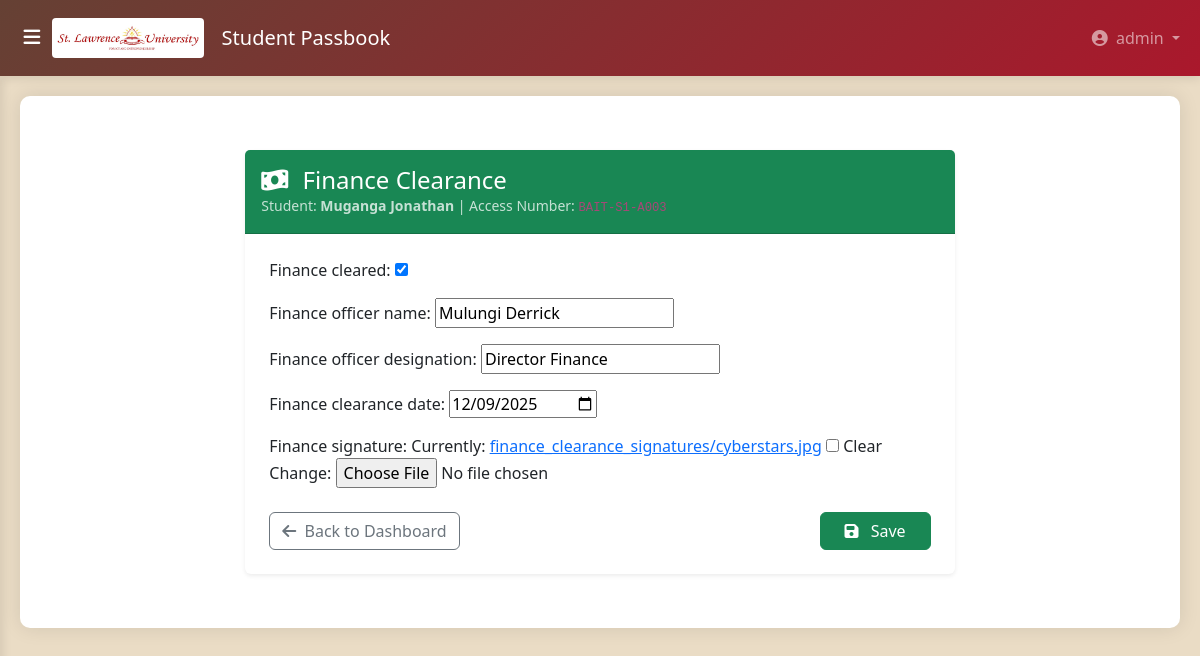
The page /passbook/semester-clearance/finance/BAIT-S1-A003/ (signed in) on the database its author committed.
### accounts/models.py (models this page shows, shortened)
class User(AbstractUser):
    USER_TYPE_CHOICES = (
        ('sysadmin', 'System Administrator'),
        ('student', 'Student'),
        ('dean_of_students', 'Dean of Students'),
        ('finance_director', 'Finance Director'),
        ('academic_registrar', 'Academic Registrar'),
        ('head_of_department', 'Head of Department'),
        ('faculty_dean', 'Faculty Dean'),
        ('medical_officer', 'Medical Officer'),
        ('nche_officer', 'NCHE Officer'),
        ('lecturer', 'Lecturer'),  # Keep if needed
    )
    user_type = models.CharField(max_length=20, choices=USER_TYPE_CHOICES)
    phone_number = models.CharField(max_length=15, unique=True, blank=True, null=True)
    @property
    def is_sysadmin(self):
        return self.user_type == 'sysadmin'
    @property
    def is_student(self):
        return self.user_type == 'student'
    @property
    def is_dean_of_students(self):
        return self.user_type == 'dean_of_students'
    @property
    def is_finance_director(self):
        return self.user_type == 'finance_director'
    @property
    def is_academic_registrar(self):
        return self.user_type == 'academic_registrar'
    @property
    def is_head_of_department(self):
        return self.user_type == 'head_of_department'
    @property
    def is_medical_officer(self):
        return self.user_type == 'medical_officer'
    @property
    def is_nche_officer(self):
        return self.user_type == 'nche_officer'
    groups = models.ManyToManyField(
        'auth.Group',
        related_name="accounts_user_groups",
        blank=True,
    )
    user_permissions = models.ManyToManyField(
        'auth.Permission',
        related_name="accounts_user_permissions",
        blank=True,
    )

### pass_book/models.py (models this page shows, shortened)
class Student(models.Model):
    SESSION_CHOICES = [
        ('D', 'Day'),
        ('E', 'Evening'),
        ('W', 'Weekend'),
    ]
    id = models.UUIDField(primary_key=True, default=uuid.uuid4, editable=False)
    student_photo = models.ImageField(
        upload_to='student_photos/',
        blank=True,
        null=True,
        help_text="Upload a clear face photo of the student"
    )
    parent_guardian_photo = models.ImageField(
        upload_to='parent_photos/',
        blank=True,
        null=True,
        help_text="Upload a clear face photo of the parent or guardian"
    )
    name = models.CharField(max_length=200)
    program = models.ForeignKey(
        'Program',
        on_delete=models.PROTECT,
        related_name='students'
    )
    nationality = models.CharField(max_length=100)
    student_contact = models.CharField(max_length=20)
    parent_guardian_name = models.CharField(max_length=200, blank=True, null=True)
    parent_guardian_contact = models.CharField(max_length=20, blank=True, null=True)
    parent_guardian_signature = models.ImageField(upload_to='parent_signatures/', blank=True, null=True)
    signature = models.ImageField(upload_to='signatures/', blank=True, null=True)
    serial_number = models.CharField(max_length=50, blank=True, null=True)
    admission_year = models.PositiveIntegerField(help_text="Year of admission (e.g., 2024)")
    session = models.CharField(max_length=1, choices=SESSION_CHOICES, help_text="Study session")
    expected_graduation_year = models.IntegerField(blank=True, null=True)
    manual_received = models.BooleanField(default=False)
    manual_received_date = models.DateField(blank=True, null=True)
    registration_number = models.CharField(
        max_length=50,
        unique=True,
        help_text="Manual registration number (e.g., 909/24D/U/A001)"
    )
    program_code = models.CharField(max_length=10, blank=True, help_text="Copied from Program.code")
    student_number = models.CharField(max_length=10, blank=True, help_text="Sequential code like AA01")
    static_access_number = models.CharField(
        max_length=15,
        unique=True,
        blank=True,
        help_text="Format: COURSE-XXXX (e.g., BAGC-AA01)"
    )
    created_at = models.DateTimeField(auto_now_add=True)
    updated_at = models.DateTimeField(auto_now=True)
    user = models.OneToOneField(
        settings.AUTH_USER_MODEL,
        on_delete=models.CASCADE,
        related_name='student_profile',
        null=True,
        blank=True,
        help_text="Linked user account for this student"
    )
    class Meta:
        ordering = ['student_number']

class SemesterClearance(models.Model):
    access_number = models.OneToOneField(
        AccessNumber,
        on_delete=models.CASCADE,
        related_name='clearance'
    )
    finance_cleared = models.BooleanField(default=False)
    finance_officer_name = models.CharField(max_length=200, blank=True, null=True)
    finance_officer_designation = models.CharField(max_length=200, blank=True, null=True)
    finance_clearance_date = models.DateField(blank=True, null=True)
    finance_signature = models.ImageField(upload_to='finance_clearance_signatures/', blank=True, null=True)
    academic_cleared = models.BooleanField(default=False)
    academic_officer_name = models.CharField(max_length=200, blank=True, null=True)
    academic_officer_designation = models.CharField(max_length=200, blank=True, null=True)
    academic_clearance_date = models.DateField(blank=True, null=True)
    academic_signature = models.ImageField(upload_to='academic_clearance_signatures/', blank=True, null=True)
    created_at = models.DateTimeField(auto_now_add=True)

### pass_book/views.py (the view)
# urls.py: path('semester-clearance/finance/<str:access_number>/', views.finance_clearance_view, name='finance_clearance'),
@login_required
def finance_clearance_view(request, access_number):
    if not (request.user.is_finance_director or request.user.is_sysadmin):
        raise PermissionDenied("Only the Finance Director or System Administrator can perform financial clearance.")
    access_num = get_object_or_404(AccessNumber, access_number=access_number)
    try:
        clearance = access_num.clearance
    except SemesterClearance.DoesNotExist:
        clearance = SemesterClearance(access_number=access_num)
    if request.method == 'POST':
        form = FinanceClearanceForm(request.POST, request.FILES, instance=clearance)
        if form.is_valid():
            clearance = form.save(commit=False)
            if not hasattr(clearance, 'access_number'):
                clearance.access_number = access_num
            clearance.save()
            messages.success(request, 'Finance clearance updated successfully!')
            return redirect('pass_book:finance_clearance', access_number=access_number)
    else:
        form = FinanceClearanceForm(instance=clearance)
    context = {
        'form': form,
        'access_number': access_num,
        'student_name': access_num.student.name,
        'next_step_url': 'academic_clearance',  # Kept for template if needed
    }
    return render(request, 'student_registration/sem_clearance_finance.html', context)

### pass_book/forms.py
class FinanceClearanceForm(forms.ModelForm):
    class Meta:
        model = SemesterClearance
        fields = [
            'finance_cleared',
            'finance_officer_name',
            'finance_officer_designation',
            'finance_clearance_date',
            'finance_signature'
        ]
        widgets = {
            'finance_clearance_date': forms.DateInput(attrs={'type': 'date'}),
        }

### pass_book/models.py (called while the page is built)
    def __str__(self):
        return f"{self.access_number} - {self.student.name}"

### templates/student_registration/sem_clearance_finance.html (shortened to what this page needs)
{% extends 'student_registration/base.html' %}
{% block content %}
<div class="container-fluid py-4">
    <div class="row justify-content-center">
        <div class="col-lg-8">
            <div class="card shadow-sm border-0">
                <div class="card-header bg-success text-white py-3">
                    <h4 class="mb-0">
                        <i class="fas fa-money-bill-wave me-2"></i> Finance Clearance
                    </h4>
                    <p class="mb-0 opacity-75 small">
                        Student: <strong>{{ student_name }}</strong> | Access Number: <code>{{ access_number.access_number }}</code>
                    </p>
                </div>
                <div class="card-body p-4">
                    <form method="post" enctype="multipart/form-data" novalidate>
                        {% for field in form %}
                            <div class="mb-3">
                                {{ field.label_tag }}
                                {{ field }}
                            </div>
                        {% endfor %}
                        <div class="d-grid gap-2 d-md-flex justify-content-md-between mt-4">
                            <a href="{% url 'pass_book:clearance_list' %}" class="btn btn-outline-secondary">
                                <i class="fas fa-arrow-left me-1"></i> Back to Dashboard
                            </a>
                            <button type="submit" class="btn btn-success px-4">
                                <i class="fas fa-save me-2"></i> Save
                            </button>
                        </div>
                    </form>
                </div>
            </div>
        </div>
    </div>
</div>
{% endblock %}

### templates/student_registration/base.html (shortened to what this page needs)
<!DOCTYPE html>
<html lang="en">
<head>
    <link href="https://cdnjs.cloudflare.com/ajax/libs/bootstrap/5.3.0/css/bootstrap.min.css" rel="stylesheet">
    <link href="https://cdnjs.cloudflare.com/ajax/libs/font-awesome/6.5.0/css/all.min.css" rel="stylesheet">
    <link href="https://cdn.jsdelivr.net/npm/bootstrap-icons@1.11.1/font/bootstrap-icons.css" rel="stylesheet">
</head>
<body>
    <nav class="navbar navbar-expand-lg navbar-dark navbar-custom">
        <div class="container-fluid">
            <button id="sidebarToggle" class="d-flex align-items-center justify-content-center">
                <i class="fas fa-bars"></i>
            </button>
           <a class="navbar-brand mx-auto mx-lg-0" href="{% url 'pass_book:dashboard' %}">
                <div class="logo-container">
                    <img alt="SLAU Logo" class="logo">
                    <span class="ms-2">Student Passbook</span>
                </div>
            </a>
            <div class="collapse navbar-collapse" id="navbarNav">
                <ul class="navbar-nav ms-auto">
                    <li class="nav-item dropdown">
                        <a class="nav-link dropdown-toggle" href="#" id="navbarDropdown" role="button" data-bs-toggle="dropdown">
                            <i class="fas fa-user-circle me-1"></i>
                            {{ user.username|default:"User" }}
                        </a>
                    </li>
                </ul>
            </div>
        </div>
    </nav>
    <div class="container-fluid" id="main-content">
        <div class="content-wrapper">
            {% block content %}{% endblock %}
        </div>
    </div>
</body>
</html>

### templates/student_registration/base.html (style rules this page uses)
:root { --primary-color: #654134; --secondary-color: #aa182c; --success-color: #27ae60; --warning-color: #d5ba8c; --danger-color: #be2032; --light-bg: #eadcc5; --white: #ffffff; --sidebar-width: 250px; --navbar-height: 76px; }
body { background-color: var(--light-bg); font-family: 'Segoe UI', Tahoma, Geneva, Verdana, sans-serif; padding-top: var(--navbar-height); overflow-x: hidden; }
.navbar-custom { background: linear-gradient(135deg, var(--primary-color), var(--secondary-color)); box-shadow: 0 2px 10px rgba(0,0,0,0.1); position: fixed; top: 0; left: 0; right: 0; width: 100%; z-index: 1030; height: var(--navbar-height); }
.navbar-brand { display: flex; align-items: center; }
.logo-container { display: flex; align-items: center; }
.logo { height: 40px; width: auto; margin-right: 10px; border-radius: 4px; }
#main-content { margin-left: 0; transition: margin-left 0.3s ease; width: 100%; min-height: calc(100vh - var(--navbar-height)); padding: 0; overflow-x: hidden; }
.content-wrapper { background-color: var(--white); border-radius: 10px; box-shadow: 0 0 20px rgba(0,0,0,0.1); padding: 30px; margin: 20px; max-width: 100%; box-sizing: border-box; }
#sidebarToggle { color: var(--white); border: none; font-size: 1.2rem; background: transparent; cursor: pointer; transition: all 0.3s ease; width: 40px; height: 40px; border-radius: 50%; display: flex; align-items: center; justify-content: center; }
@media (min-width: 1200px) { .content-wrapper { max-width: calc(100vw - 40px); } }
* { box-sizing: border-box; }
html, body { max-width: 100%; overflow-x: hidden; }

### rows shown on the page
User: username "admin"
Student: name "Muganga Jonathan"
SemesterClearance: form "☑" "Mulungi Derrick" "Director Finance" "12/09/2025"

### other values the page prints
{{ field.label_tag }} "Finance cleared:" "Finance officer name:" "Finance officer designation:" "Finance clearance date:" "Finance signature:"
